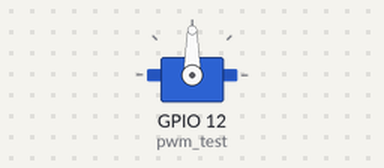
Bench run of a program on a simulated Raspberry Pi (BCM pin numbers). On the bench: servo. Servo angles are drawn from the pulse width (0.5 ms = 0°, 2.5 ms = 180°); what the program prints to the terminal is not drawn. At 7.0 s the program stops and its outputs stay as they are.

Above: at 0.1 s.
At 1.1 s:
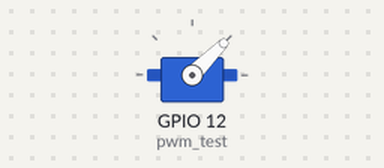
Timing chart, 0 to 7.0 s (numbered marks = the images above):
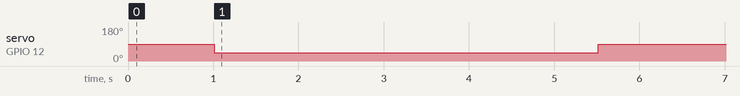

The program:

diagnostico_servo.py
```python
#!/usr/bin/env python3
"""
Script de diagnóstico CORRIGIDO para verificar GPIO e Servo
Execute com: sudo python3 diagnostico_servo.py
"""

import sys
import os

print("=" * 60)
print("DIAGNÓSTICO DO SERVO - Raspberry Pi")
print("=" * 60)

# 1. Verificar permissões
print("\n[1] Verificando permissões...")
if os.geteuid() != 0:
    print("    ✗ Não está rodando como root (sudo)")
    print("    → Execute: sudo python3 diagnostico_servo.py")
else:
    print("    ✓ Rodando como root")

# 2. Verificar Python version
print("\n[2] Versão do Python:")
print(f"    {sys.version}")

# 3. Tentar importar RPi.GPIO
print("\n[3] Testando importação de RPi.GPIO...")
try:
    import RPi.GPIO as GPIO
    print("    ✓ RPi.GPIO disponível")
    print(f"    Versão: {GPIO.VERSION}")
except ImportError as e:
    print(f"    ✗ RPi.GPIO não disponível: {e}")
    print("    → Instalar com: sudo pip3 install RPi.GPIO")
    sys.exit(1)

# 4. Verificar modo GPIO
print("\n[4] Verificando modo GPIO atual...")
try:
    current_mode = GPIO.getmode()
    if current_mode is None:
        print("    ℹ GPIO não configurado ainda")
    elif current_mode == GPIO.BCM:
        print("    ✓ Modo BCM já configurado")
    elif current_mode == GPIO.BOARD:
        print("    ⚠️ Modo BOARD configurado (esperado BCM)")

    # Configurar modo BCM se necessário
    if current_mode is None:
        GPIO.setmode(GPIO.BCM)
        print("    ✓ Modo BCM configurado")

    GPIO.setwarnings(False)
except Exception as e:
    print(f"    ✗ Erro ao verificar GPIO: {e}")
    sys.exit(1)

# 5. Testar configuração do pino 12
print("\n[5] Testando configuração do pino GPIO 12...")
try:
    GPIO.setup(12, GPIO.OUT)
    print("    ✓ Pino 12 configurado como OUTPUT")
except Exception as e:
    print(f"    ✗ Erro ao configurar pino 12: {e}")
    GPIO.cleanup()
    sys.exit(1)

# 6. Testar PWM no pino 12
print("\n[6] Testando PWM no pino 12...")
pwm_test = None
try:
    pwm_test = GPIO.PWM(12, 50)  # 50Hz para servo
    print("    ✓ PWM criado com sucesso (50Hz)")

    # Testar início do PWM
    pwm_test.start(7.5)  # 7.5% duty cycle = 90 graus
    print("    ✓ PWM iniciado (posição 90°)")

    import time
    time.sleep(0.5)

    pwm_test.stop()
    print("    ✓ PWM parado")

    # IMPORTANTE: Limpar TUDO antes de criar o servo
    print("    ℹ Limpando PWM e GPIO para próximo teste...")
    del pwm_test  # Deletar objeto PWM
    GPIO.cleanup()
    print("    ✓ GPIO limpo")

except Exception as e:
    print(f"    ✗ Erro ao testar PWM: {e}")
    if pwm_test:
        pwm_test.stop()
    GPIO.cleanup()
    sys.exit(1)

# 7. Tentar importar sg90_servo
print("\n[7] Testando importação de sg90_servo.py...")
try:
    # Adicionar diretório atual ao path
    sys.path.insert(0, os.path.dirname(os.path.abspath(__file__)))

    from sg90_servo import ServoSG90
    print("    ✓ sg90_servo.py importado com sucesso")

    # Verificar se a classe existe
    print(f"    ✓ Classe ServoSG90 encontrada: {ServoSG90}")

except ImportError as e:
    print(f"    ✗ Erro ao importar sg90_servo: {e}")
    print("    → Verifique se sg90_servo.py existe no diretório")
    sys.exit(1)
except Exception as e:
    print(f"    ✗ Erro inesperado: {e}")
    sys.exit(1)

# 8. Testar criação do servo
print("\n[8] Testando criação de objeto ServoSG90...")
try:
    servo = ServoSG90(12, initial_angle=90)
    print("    ✓ ServoSG90 criado com sucesso")
    print(f"    Pino: {servo.gpio_pin}")
    print(f"    Ângulo atual: {servo.current_angle}°")

    # Testar movimento
    print("\n[9] Testando movimento do servo...")
    print("    → Movendo para 45°...")
    servo._set_angle(45)

    import time
    time.sleep(4)

    print("    → Movendo para 90°...")
    servo._set_angle(90)

    time.sleep(1)

    print("    ✓ Movimentos executados com sucesso!")

    # Limpar
    servo.cleanup()

except PermissionError as e:
    print(f"    ✗ ERRO DE PERMISSÃO: {e}")
    print("    → Execute com sudo: sudo python3 diagnostico_servo.py")
    GPIO.cleanup()
    sys.exit(1)
except Exception as e:
    print(f"    ✗ Erro ao criar/testar servo: {e}")
    print(f"    Tipo: {type(e).__name__}")
    import traceback
    traceback.print_exc()
    GPIO.cleanup()
    sys.exit(1)

# Sucesso!
print("\n" + "=" * 60)
print("✓ DIAGNÓSTICO COMPLETO - TUDO FUNCIONANDO!")
print("=" * 60)
print("\nSeu servo está configurado corretamente.")
print("\nPara rodar seu servidor:")
print("\n  1. Com venv ativado:")
print("     sudo $(which python3) -m uvicorn main:app --host 0.0.0.0 --port 8000")
print("\n  2. Sem venv:")
print("     sudo uvicorn main:app --host 0.0.0.0 --port 8000")
print("=" * 60)

GPIO.cleanup()
```

sg90_servo.py
```python
"""
Biblioteca FINAL CORRIGIDA para controle de servo motor SG90 usando RPi.GPIO

COMPATÍVEL COM PIRC522 - não reconfigura GPIO se já estiver configurado

CORREÇÃO: Mantém PWM ativo durante TODA a movimentação
"""

import RPi.GPIO as GPIO
import time

class ServoSG90:
    """
    Classe para controlar servo motor SG90

    O servo SG90 opera com:
    - Frequência: 50Hz (período de 20ms)
    - Pulso para 0°: ~1ms (2.5% duty cycle)
    - Pulso para 90°: ~1.5ms (7.5% duty cycle)
    - Pulso para 180°: ~2ms (12.5% duty cycle)
    """

    def __init__(self, gpio_pin, initial_angle=90):
        """
        Inicializa o servo motor

        Args:
            gpio_pin (int): Número do pino GPIO (numeração BCM)
            initial_angle (int): Ângulo inicial (0-180)
        """
        self.gpio_pin = gpio_pin
        self.frequency = 50  # 50Hz para servos
        self.pwm = None

        try:
            # Verificar se GPIO já está configurado
            current_mode = GPIO.getmode()

            if current_mode is None:
                # GPIO ainda não configurado - configurar em BCM
                GPIO.setmode(GPIO.BCM)
                GPIO.setwarnings(False)
                print(f"[Servo] GPIO configurado em modo BCM")
            elif current_mode == GPIO.BCM:
                # Já está em BCM (perfeito!)
                GPIO.setwarnings(False)
                print(f"[Servo] GPIO já estava em modo BCM (compatível)")
            elif current_mode == GPIO.BOARD:
                # Já está em BOARD - manter e continuar
                GPIO.setwarnings(False)
                print(f"[Servo] ⚠️  GPIO em modo BOARD, mas continuando...")

            # Configurar pino (funciona independente do modo)
            GPIO.setup(self.gpio_pin, GPIO.OUT)
            print(f"[Servo] Pino {gpio_pin} configurado como OUTPUT")

            # Inicializar PWM
            self.pwm = GPIO.PWM(self.gpio_pin, self.frequency)

            # IMPORTANTE: Iniciar PWM e MANTER LIGADO
            self.pwm.start(0)  # Começa em 0 para evitar movimento brusco inicial

            # Mover para posição inicial
            self.current_angle = initial_angle
            self._set_angle(initial_angle)

            print(f"[Servo] ✓ Inicializado no pino {gpio_pin} em {initial_angle}°")

        except Exception as e:
            print(f"[Servo] ✗ ERRO ao inicializar: {e}")
            raise

    def _angle_to_duty_cycle(self, angle):
        """
        Converte ângulo (0-180) para duty cycle (2.5-12.5%)

        Args:
            angle (int): Ângulo desejado (0-180)

        Returns:
            float: Duty cycle em porcentagem
        """
        # Limitar ângulo entre 0 e 180
        angle = max(0, min(180, angle))

        # Mapear ângulo para duty cycle
        # 0° = 2.5% (1ms), 90° = 7.5% (1.5ms), 180° = 12.5% (2ms)
        duty_cycle = 2.5 + (angle / 180.0) * 10
        return duty_cycle

    def _set_angle(self, angle):
        """
        Move o servo para o ângulo especificado

        Args:
            angle (int): Ângulo desejado (0-180)
        """
        duty_cycle = self._angle_to_duty_cycle(angle)

        # CORREÇÃO: Mudar duty cycle e MANTER por tempo suficiente
        self.pwm.ChangeDutyCycle(duty_cycle)
        time.sleep(0.5)  # Tempo para o servo completar o movimento

        # Opcional: Reduzir duty cycle para economizar energia e reduzir ruído
        # mas NÃO zerar completamente
        self.pwm.ChangeDutyCycle(0)

    def move_to_angle_and_return(self, angle, hold_time=5):
        """
        Move o servo para o ângulo especificado, mantém por um tempo
        e retorna à posição original

        Args:
            angle (int): Ângulo de destino (0-180)
            hold_time (float): Tempo para manter o ângulo em segundos (padrão: 5)
        """
        original_angle = self.current_angle

        print(f"[Servo] Movendo de {original_angle}° para {angle}°...")

        # Mover para o ângulo alvo
        duty_cycle = self._angle_to_duty_cycle(angle)
        self.pwm.ChangeDutyCycle(duty_cycle)
        time.sleep(0.5)  # Aguardar movimento completar
        self.current_angle = angle

        print(f"[Servo] Mantendo posição em {angle}° por {hold_time} segundos...")

        # IMPORTANTE: Continuar enviando sinais PWM durante todo o hold_time
        time.sleep(hold_time)

        print(f"[Servo] Retornando para {original_angle}°...")

        # Retornar à posição original
        duty_cycle_original = self._angle_to_duty_cycle(original_angle)
        self.pwm.ChangeDutyCycle(duty_cycle_original)
        time.sleep(0.5)  # Aguardar retorno completar
        self.current_angle = original_angle

        # Reduzir duty cycle após retornar
        self.pwm.ChangeDutyCycle(0)

        print("[Servo] Movimento concluído!")

    def cleanup(self):
        """Libera os recursos do servo"""
        try:
            if self.pwm:
                self.pwm.stop()
            GPIO.cleanup(self.gpio_pin)
            print(f"[Servo] Pino {self.gpio_pin} liberado")
        except Exception as e:
            print(f"[Servo] Erro ao liberar recursos: {e}")


def rotate_servo(gpio_pin, angle, hold_time=5, return_to=90):
    """
    Função de conveniência para rotacionar servo rapidamente

    Args:
        gpio_pin (int): Pino GPIO (BCM)
        angle (int): Ângulo de destino (0-180)
        hold_time (float): Tempo em segundos para manter o ângulo
        return_to (int): Ângulo para retornar (padrão: 90)
    """
    servo = ServoSG90(gpio_pin, initial_angle=return_to)
    try:
        servo.move_to_angle_and_return(angle, hold_time)
    finally:
        servo.cleanup()
```

Measured:
- by itself, servo on GPIO 12 (pwm_test): 90° → 45° at 1.0 s, → 90° 4.5 s later
